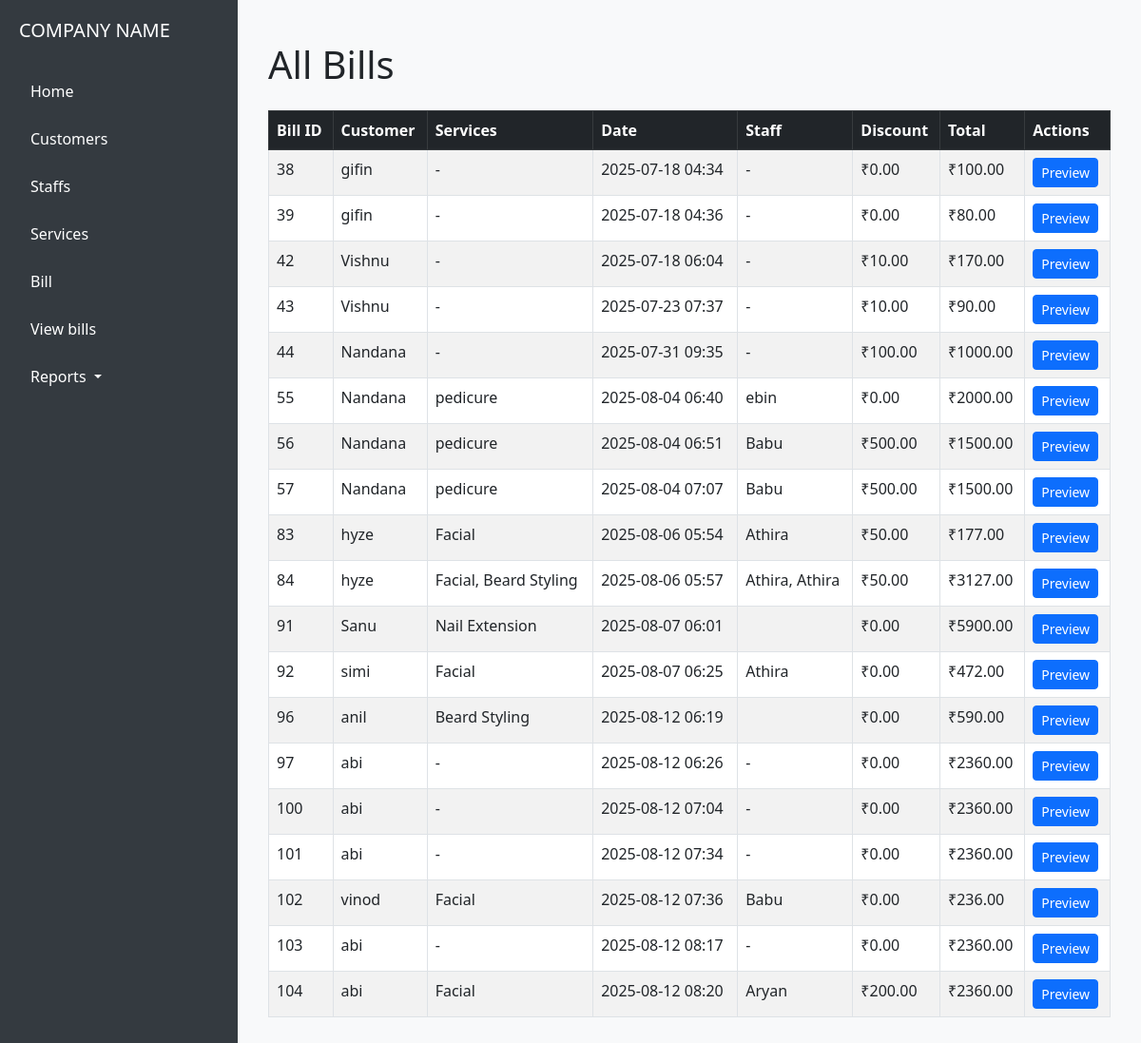
Page /bills/ on the committed database.
### core/models.py (models this page shows, shortened)
class Bill(models.Model):
    customer = models.ForeignKey(Customer, on_delete=models.CASCADE)
    date = models.DateTimeField(auto_now_add=True)
    total = models.DecimalField(max_digits=10, decimal_places=2)
    discount = models.DecimalField(max_digits=10, decimal_places=2, default=0)
    created_at = models.DateTimeField(default=timezone.now)

class Customer(models.Model):
    name = models.CharField(max_length=100)
    phone = models.CharField(max_length=15)
    email = models.EmailField(blank=True, null=True)
    dob = models.DateField(default=timezone.now)
    address = models.TextField(default='N/A')
    state = models.CharField(max_length=100,null=True)
    district = models.CharField(max_length=100,null=True)
    place = models.CharField(max_length=100,null=True)
    pincode = models.CharField(max_length=6,null=True)
    gender = models.CharField(max_length=1, choices=GENDER_CHOICES, default='F')
    date = models.DateField(default=timezone.now)

class BillItem(models.Model):
    bill = models.ForeignKey(Bill, on_delete=models.CASCADE, related_name="items")
    service = models.ForeignKey(Service, on_delete=models.CASCADE)
    staff = models.ForeignKey(Staff, on_delete=models.SET_NULL, null=True)
    price = models.DecimalField(max_digits=8, decimal_places=2)

class Service(models.Model):
    CATEGORY_CHOICES = (
        ('men', 'Men'),
        ('women', 'Women'),
        ('kids', 'Kids'),
    )
    name = models.CharField(max_length=100)
    price = models.DecimalField(max_digits=8, decimal_places=2)
    category = models.CharField(max_length=10, choices=CATEGORY_CHOICES)

class Staff(models.Model):
    name = models.CharField(max_length=100)
    phone = models.CharField(max_length=15, null=True, blank=True)
    email = models.EmailField(blank=True, null=True)
    position = models.CharField(max_length=100,null=True, blank=True)
    dob = models.DateField(default=timezone.now)
    address = models.TextField(default='N/A')
    gender = models.CharField(max_length=1, choices=GENDER_CHOICES, default='F')
    date = models.DateField(default=timezone.now)
    basic_salary = models.DecimalField(max_digits=10, decimal_places=2, default=0)

### core/views.py (the view)
# urls.py: path('bills/', views.list_bills, name='list_bills'),
def list_bills(request):
    bills = Bill.objects.select_related('customer').prefetch_related('items__service', 'items__staff')
    return render(request, 'core/list_bills.html', {'bills': bills})

### core/templates/core/list_bills.html
{% extends "core/base.html" %}
{% block content %}
<div class="container mt-4">
    <h1 class="mb-4">All Bills</h1>
    <table class="table table-bordered table-striped">
        <thead class="table-dark">
            <tr>
                <th>Bill ID</th>
                <th>Customer</th>
                <th>Services</th>
                <th>Date</th>
                <th>Staff</th>
                <th>Discount</th>
                <th>Total</th>
                <th>Actions</th>
            </tr>
        </thead>
        <tbody>
            {% for bill in bills %}
                <tr>
                    <td>{{ bill.id }}</td>
                    <td>{{ bill.customer.name }}</td>
                    <td>
                        {% for item in bill.items.all %}
                            {{ item.service.name }}{% if not forloop.last %}, {% endif %}
                        {% empty %}
                            -
                        {% endfor %}
                    </td>
                    <td>{{ bill.date|date:"Y-m-d H:i" }}</td>
                    <td>
                        {% for item in bill.items.all %}
                            {{ item.staff.name }}{% if not forloop.last %}, {% endif %}
                        {% empty %}
                            -
                        {% endfor %}
                    </td>
                    <td>₹{{ bill.discount }}</td>
                    <td>₹{{ bill.total }}</td>
                    <td>
                        <a class="btn btn-sm btn-primary" href="{% url 'invoice_preview' bill.id %}">Preview</a>
                    </td>
                </tr>
            {% endfor %}
        </tbody>
    </table>
</div>
{% endblock %}

### core/templates/core/base.html (style rules this page uses)
body { margin: 0; font-family: 'Segoe UI', sans-serif; }

### rows in the picture
Bill: id "38", customer.name "gifin", date "2025-07-18 04:34", discount "0.00", total "100.00"
Bill: id "39", customer.name "gifin", date "2025-07-18 04:36", discount "0.00", total "80.00"
Bill: id "42", customer.name "Vishnu", date "2025-07-18 06:04", discount "10.00", total "170.00"
Bill: id "43", customer.name "Vishnu", date "2025-07-23 07:37", discount "10.00", total "90.00"
Bill: id "44", customer.name "Nandana", date "2025-07-31 09:35", discount "100.00", total "1000.00"
Bill: id "55", customer.name "Nandana", date "2025-08-04 06:40", discount "0.00", total "2000.00"
BillItem: service.name "pedicure", staff.name "ebin"
Bill: id "56", customer.name "Nandana", date "2025-08-04 06:51", discount "500.00", total "1500.00"
BillItem: service.name "pedicure", staff.name "Babu"
Bill: id "57", customer.name "Nandana", date "2025-08-04 07:07", discount "500.00", total "1500.00"
BillItem: service.name "pedicure", staff.name "Babu"
Bill: id "83", customer.name "hyze", date "2025-08-06 05:54", discount "50.00", total "177.00"
BillItem: service.name "Facial", staff.name "Athira"
Bill: id "84", customer.name "hyze", date "2025-08-06 05:57", discount "50.00", total "3127.00"
BillItem: service.name "Facial", staff.name "Athira"
BillItem: service.name "Beard Styling", staff.name "Athira"
Bill: id "91", customer.name "Sanu", date "2025-08-07 06:01", discount "0.00", total "5900.00"
BillItem: service.name "Nail Extension"
Bill: id "92", customer.name "simi", date "2025-08-07 06:25", discount "0.00", total "472.00"
BillItem: service.name "Facial", staff.name "Athira"
Bill: id "96", customer.name "anil", date "2025-08-12 06:19", discount "0.00", total "590.00"
BillItem: service.name "Beard Styling"
Bill: id "97", customer.name "abi", date "2025-08-12 06:26", discount "0.00", total "2360.00"
Bill: id "100", customer.name "abi", date "2025-08-12 07:04", discount "0.00", total "2360.00"
Bill: id "101", customer.name "abi", date "2025-08-12 07:34", discount "0.00", total "2360.00"
Bill: id "102", customer.name "vinod", date "2025-08-12 07:36", discount "0.00", total "236.00"
BillItem: service.name "Facial", staff.name "Babu"
Bill: id "103", customer.name "abi", date "2025-08-12 08:17", discount "0.00", total "2360.00"
Bill: id "104", customer.name "abi", date "2025-08-12 08:20", discount "200.00", total "2360.00"
BillItem: service.name "Facial", staff.name "Aryan"
